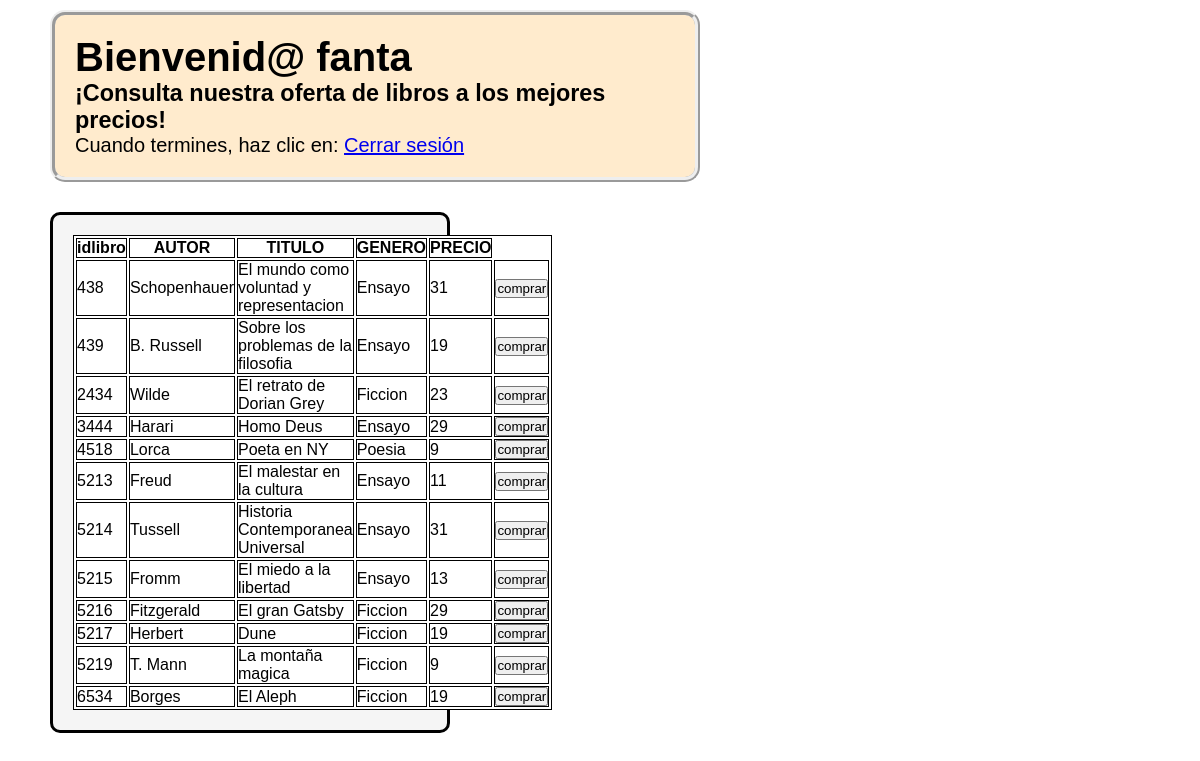
The app's page /log_cliente.php (signed in) with its own data.
### tables this page shows
CREATE TABLE `tablalibros`(
  `idlibro` int,
  `Autor` varchar(50),
  `Titulo` varchar(100),
  `Genero` varchar(50),
  `Precio` int,
  `Stock` int,
  PRIMARY KEY (`idlibro`)
);

### log_cliente.php (the view, shortened to what this page needs)
<?php
include 'conexionBDD.php';
?>
<html>
   <head>
      <link rel="stylesheet" href="bookline.css">
   </head>
   <body class="body_log_cliente">
   <div class="div_titulo">
      <h1>Bienvenid@ <?php echo $_SESSION['nombre_usuario']; ?></h1>
      <h3> ¡Consulta nuestra oferta de libros a los mejores precios! </h3>
      <p>Cuando termines, haz clic en: <a href = 'logout.php'> Cerrar sesión </a></p>
   </div>
   <?php
         echo
         "<div class='tabla_log_cliente'>
            <table>\n
            <tr>\n
               <th>idlibro</th>\n
               <th>AUTOR</th>\n
               <th>TITULO</th>\n
               <th>GENERO</th>\n
               <th>PRECIO</th>\n
            </tr>\n
         </div>";
         $comando_sql = "SELECT idlibro, Autor, Titulo, Genero, Precio FROM tablalibros";
         $ejecuta = mysqli_query($conexion, $comando_sql);
         while ($i = mysqli_fetch_assoc($ejecuta)) {
				echo "<tr>\n
                  <td>" . $i["idlibro"] . "</td>\n
                  <td>" . $i["Autor"] . "</td>\n
						<td>" . $i["Titulo"] . "</td>\n
						<td>" . $i["Genero"] . "</td>\n
						<td>" . $i["Precio"] . "</td>\n
                  <td><form action='accion_cliente.php' method='POST'>
                     <input type='hidden' name='id' value='" . $i["idlibro"] . "'>
                     <input type='hidden' name='pre' value='" . $i["Precio"] . "'>
                     <input type='submit' name='comprar' value='comprar'></form></td>\n
                  </tr>";
			};
   ?>
   </body>
</html>

### bookline.css (style rules this page uses)
* { margin: 0; padding: 0; box-sizing: border-box; font-family: sans-serif; }
.body_log_cliente { font-family: 'Garamond'; font-size:20px; background-image: url("imagenes/books4.png"); }
.div_titulo { background-color: blanchedalmond; border-style:ridge; border-radius:15px; border-width: 5px; padding: 20px; margin-left: 50px; margin-right: 500px; margin-bottom: 30px; }
.tabla_log_cliente { background-color: whitesmoke; border-style: solid; border-radius: 10px; padding: 20px; margin-left: 50px; margin-right: 750px; margin-bottom: 30px; }

### log_cliente.php (style rules this page uses)
table, th, td { border: 1px solid black; background-color: white; }

### records on screen
tablalibros: idlibro "438", Autor "Schopenhauer", Titulo "El mundo como voluntad y representacion", Genero "Ensayo", Precio "31"
tablalibros: idlibro "439", Autor "B. Russell", Titulo "Sobre los problemas de la filosofia", Genero "Ensayo", Precio "19"
tablalibros: idlibro "2434", Autor "Wilde", Titulo "El retrato de Dorian Grey", Genero "Ficcion", Precio "23"
tablalibros: idlibro "3444", Autor "Harari", Titulo "Homo Deus", Genero "Ensayo", Precio "29"
tablalibros: idlibro "4518", Autor "Lorca", Titulo "Poeta en NY", Genero "Poesia", Precio "9"
tablalibros: idlibro "5213", Autor "Freud", Titulo "El malestar en la cultura", Genero "Ensayo", Precio "11"
tablalibros: idlibro "5214", Autor "Tussell", Titulo "Historia Contemporanea Universal", Genero "Ensayo", Precio "31"
tablalibros: idlibro "5215", Autor "Fromm", Titulo "El miedo a la libertad", Genero "Ensayo", Precio "13"
tablalibros: idlibro "5216", Autor "Fitzgerald", Titulo "El gran Gatsby", Genero "Ficcion", Precio "29"
tablalibros: idlibro "5217", Autor "Herbert", Titulo "Dune", Genero "Ficcion", Precio "19"
tablalibros: idlibro "5219", Autor "T. Mann", Titulo "La montaña magica", Genero "Ficcion", Precio "9"
tablalibros: idlibro "6534", Autor "Borges", Titulo "El Aleph", Genero "Ficcion", Precio "19"

### other values on screen
$_SESSION['nombre_usuario'] "fanta"
